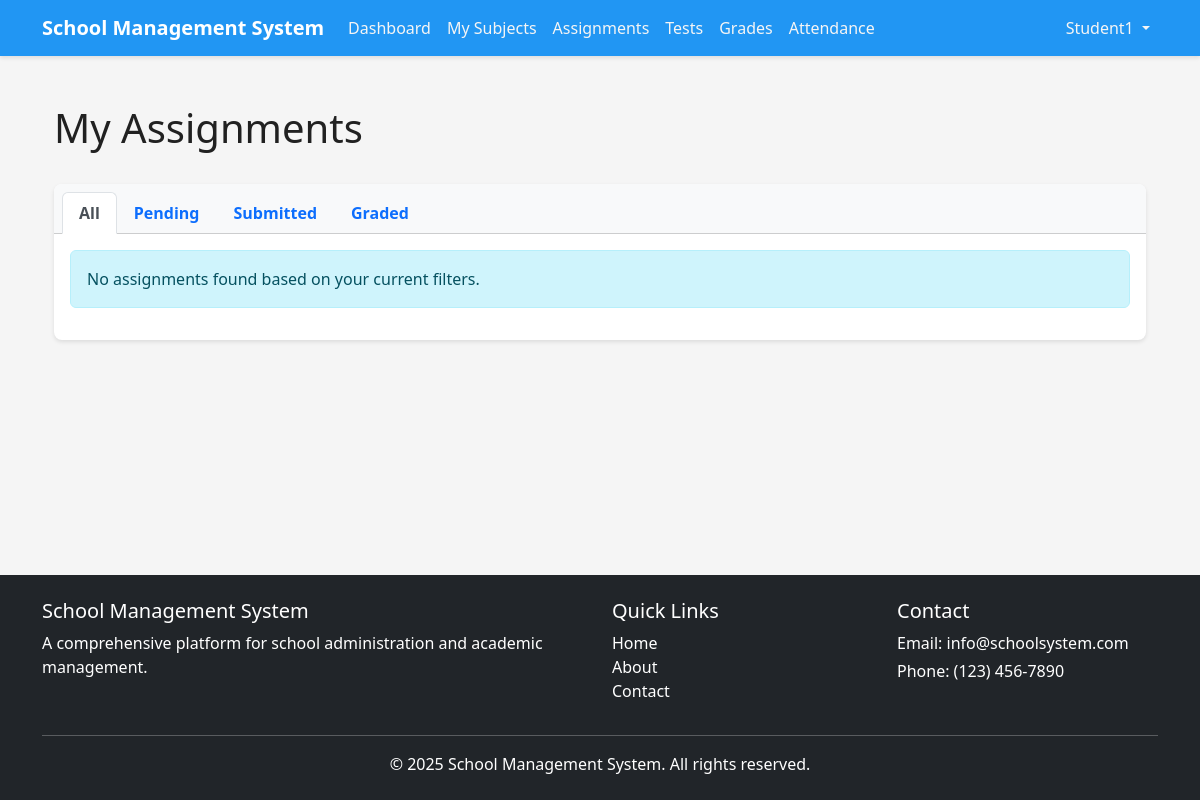
Page /student/assignments?subject_id=2 (signed in) on the earlier database version.
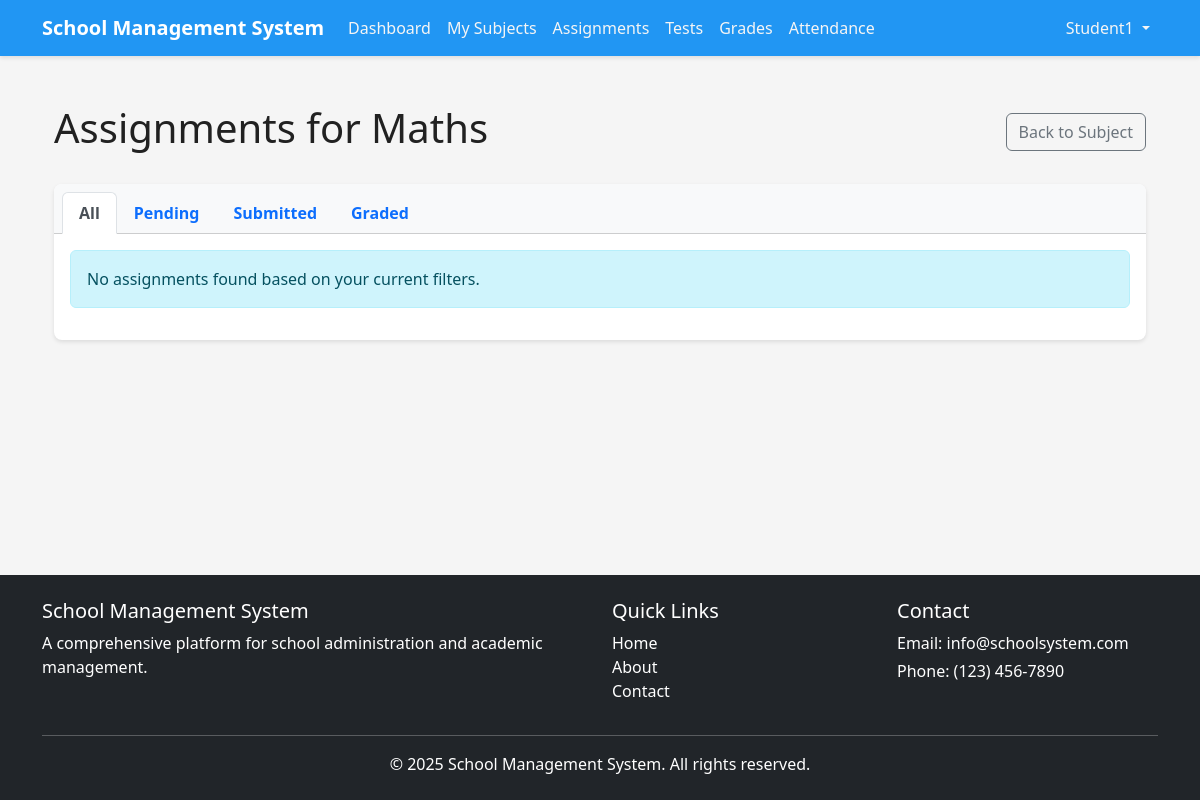
Same page on the later database version.
### app/models/subject.py (models this page shows, shortened)
class Subject(db.Model):
    id = db.Column(db.Integer, primary_key=True)
    school_id = db.Column(db.Integer, db.ForeignKey('school.id'), nullable=False)
    code = db.Column(db.String(20), nullable=False)
    name = db.Column(db.String(100), nullable=False)
    description = db.Column(db.Text)
    grade_level = db.Column(db.String(20))
    credits = db.Column(db.Float, default=0)
    created_at = db.Column(db.DateTime, default=datetime.utcnow)
    updated_at = db.Column(db.DateTime, default=datetime.utcnow, onupdate=datetime.utcnow)
    assignments = db.relationship('Assignment', backref='subject', lazy=True)
    tests = db.relationship('Test', backref='subject', lazy=True)
    attendances = db.relationship('Attendance', backref='subject', lazy=True)
    grades = db.relationship('Grade', backref='subject', lazy=True,
                           foreign_keys='Grade.subject_id')
    schedule_items = db.relationship('ScheduleItem', backref='subject', lazy=True)

### app/views/student.py (the view, shortened to what this page needs)
@student.route('/assignments')
@login_required
@student_required
def assignments_list():
    status = request.args.get('status', 'all')
    subject_id = request.args.get('subject_id')
    subjects = current_user.enrolled_subjects
    subject_ids = [s.id for s in subjects]
    selected_subject = None
    if subject_id and subject_id != 'None':
        try:
            subject_id = int(subject_id)
            if subject_id in subject_ids:
                subject_ids = [subject_id]
                selected_subject = Subject.query.get(subject_id)
        except ValueError:
            pass
    assignments = Assignment.query.filter(Assignment.subject_id.in_(subject_ids)).order_by(Assignment.due_date).all()
    submission_map = {}
    grade_map = {}
    now = datetime.now()
    filtered_assignments = []
    return render_template(
        'student/assignments/list.html',
        subject=selected_subject,
        subjects=subjects,
        assignments=filtered_assignments,
        submission_map=submission_map,
        grade_map=grade_map,
        filter_status=status,
        now=now
    )

### app/models/user.py (called while the page is built)
@login_manager.user_loader
def load_user(user_id):
    return User.query.get(int(user_id))

    def has_role(self, role_name):
        return any(role.name == role_name for role in self.roles)

    def is_super_admin(self):
        return self.has_role('super_admin')

    def is_admin(self):
        return self.has_role('admin')

    def is_teacher(self):
        return self.has_role('teacher')

    def is_student(self):
        return self.has_role('student')

### app/utils/access_control.py (called while the page is built)
def role_required(*roles):
    def decorator(f):
        @wraps(f)
        def decorated_function(*args, **kwargs):
            if not current_user.is_authenticated:
                flash('Please log in to access this page.', 'warning')
                return redirect(url_for('auth.login'))
            has_role = False
            for role in roles:
                if current_user.has_role(role):
                    has_role = True
                    break
            if not has_role:
                abort(403)
            return f(*args, **kwargs)
        return decorated_function
    return decorator

### run.py (called while the page is built)
@app.context_processor
def inject_now():
    return {'now': datetime.utcnow()}

### app/templates/student/assignments/list.html (shortened to what the changed rows need)
{% extends 'base.html' %}
{% block content %}
<div class="container py-4">
    <div class="d-flex justify-content-between align-items-center mb-4">
        <h1>
            {% if subject %}
                Assignments for {{ subject.name }}
            {% else %}
                My Assignments
            {% endif %}
        </h1>
        {% if subject %}
            <a href="{{ url_for('student.subject_detail', subject_id=subject.id) }}" class="btn btn-outline-secondary">Back to Subject</a>
        {% endif %}
    </div>
</div>
{% endblock %}

Differences in the rows shown:
added Subject: name "Maths"
Other differences:
text no longer shown: "My Assignments"
text now shown: "Assignments for Back to Subject"
